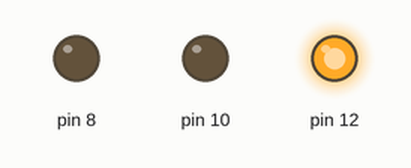
A sketch run on a simulated Arduino Uno, built with avr-gcc and run on an emulated ATmega328P. Parts: output pins drawn as LEDs (lit = HIGH).

Above: at 0.7 s.
At 3.7 s:
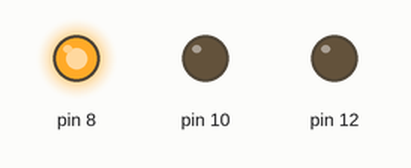
At 5.2 s:
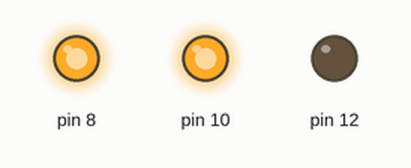
Timing chart, 0 to 6.9 s (numbered marks = the images above):
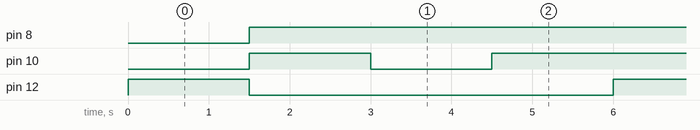

Measured:
- by itself, pin 8: LOW → HIGH at 1.5 s
- by itself, pin 10: repeats every 6.0 s: LOW 1.5 s, HIGH 4.5 s
- by itself, pin 12: alternates HIGH for 1.5 s and LOW for 4.5 s

The sketch:

three_pin_Led_medi.ino
```cpp
void setup() {
  // put your setup code here, to run once:
  pinMode(12, OUTPUT);
  pinMode(10, OUTPUT);
  pinMode(8, OUTPUT);
}

void loop() {
  // put your main code here, to run repeatedly:

  digitalWrite(12, HIGH);
  delay(1500);
  digitalWrite(12, LOW);
   digitalWrite(10, HIGH);
    digitalWrite(8, HIGH);
   delay(1500);
   digitalWrite(10, LOW);
    delay(1500);
    digitalWrite(10, HIGH);
    delay(1500);
}
```
